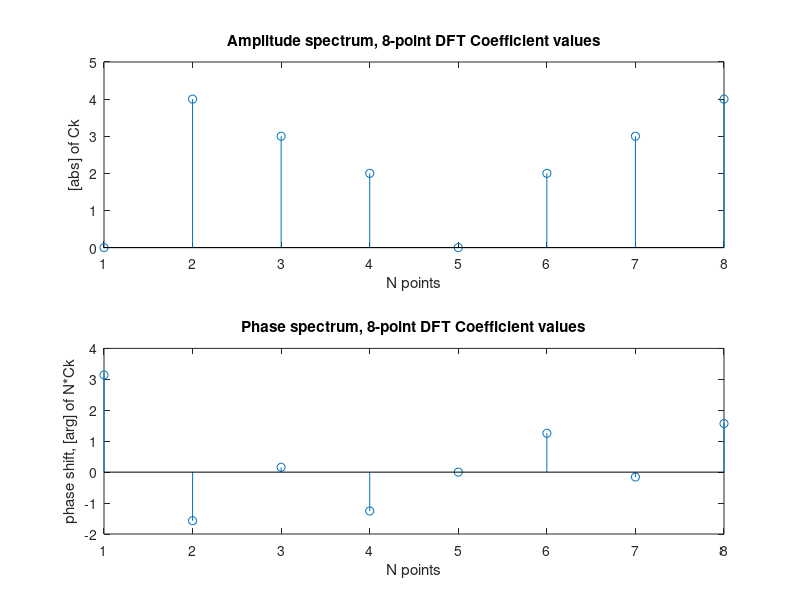

Write MATLAB code to recreate this figure.
N = 8;
%k = 0:N-1;
n = 0:1000;
i1 = sin(0.25*pi.*n);
i2 = 0.75*cos((0.5*pi*n)+0.05*pi);
i3 = 0.5*sin((0.75*pi*n)+0.1*pi);


% k = value on x axis?
x = i1+i2+i3;
X=fft(x,N); 

subplot(2,1,1);
stem(abs(X));
title('Amplitude spectrum, 8-point DFT Coefficient values');
xlabel('N points');
ylabel('[abs] of Ck')


subplot(2,1,2);
stem(angle(X));
title('Phase spectrum, 8-point DFT Coefficient values');
xlabel('N points');
ylabel('phase shift, [arg] of N*Ck')
